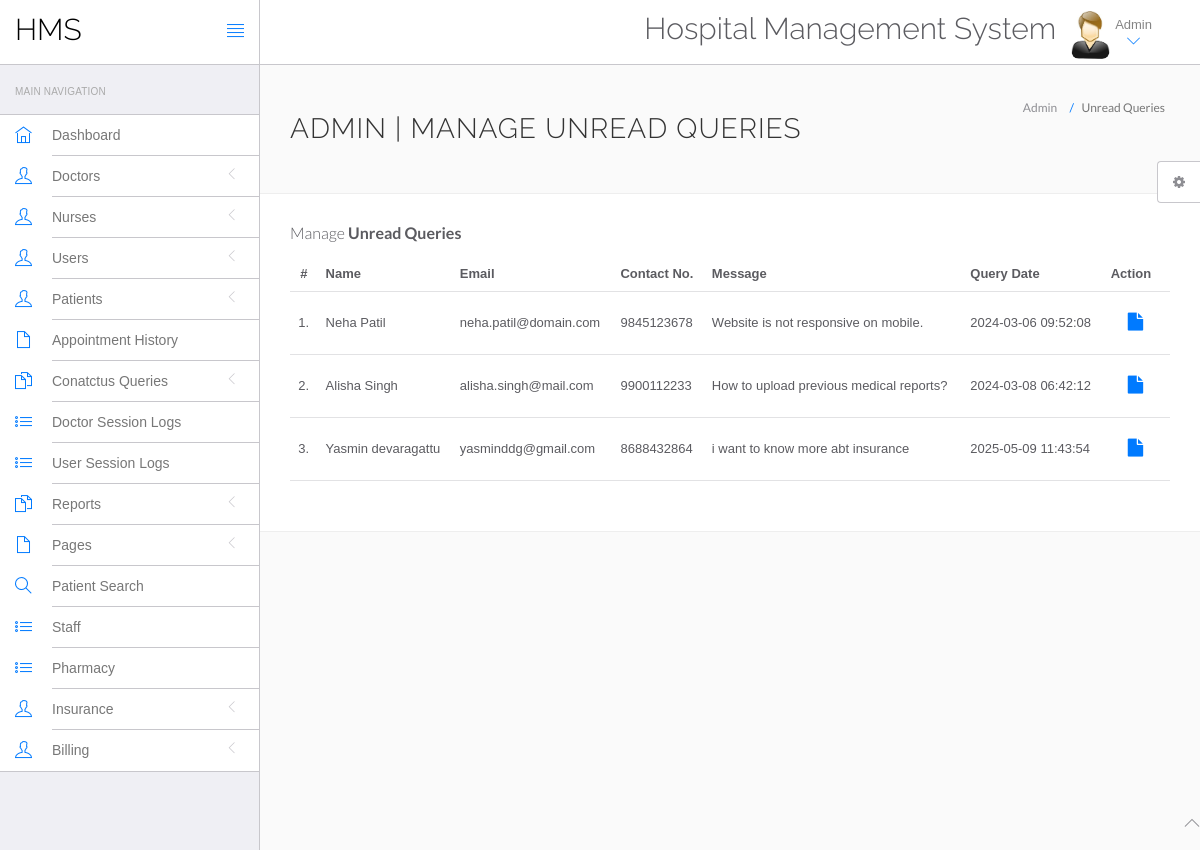
The app's page /hms/admin/unread-queries.php (signed in) with its own data.
### tables this page shows
CREATE TABLE `tblcontactus` (
  `id` int(11) NOT NULL,
  `fullname` varchar(100) DEFAULT NULL,
  `email` varchar(100) DEFAULT NULL,
  `contactno` bigint(20) DEFAULT NULL,
  `message` text DEFAULT NULL,
  `postingDate` timestamp NOT NULL DEFAULT current_timestamp(),
  `adminRemark` text DEFAULT NULL,
  `lastupdationDate` timestamp NOT NULL DEFAULT current_timestamp() ON UPDATE current_timestamp(),
  `isRead` int(11) DEFAULT NULL
);

### hms/admin/unread-queries.php (the view, shortened to what this page needs)
<?php
include('include/config.php');
if(strlen($_SESSION['id']==0)) {
 header('location:logout.php');
  } else{
?>
<!DOCTYPE html>
<html lang="en">
	<head>
		<link rel="stylesheet" href="vendor/bootstrap/css/bootstrap.min.css">
		<link rel="stylesheet" href="vendor/fontawesome/css/font-awesome.min.css">
		<link rel="stylesheet" href="vendor/themify-icons/themify-icons.min.css">
		<link href="vendor/animate.css/animate.min.css" rel="stylesheet" media="screen">
		<link href="vendor/perfect-scrollbar/perfect-scrollbar.min.css" rel="stylesheet" media="screen">
		<link href="vendor/switchery/switchery.min.css" rel="stylesheet" media="screen">
		<link href="vendor/bootstrap-touchspin/jquery.bootstrap-touchspin.min.css" rel="stylesheet" media="screen">
		<link href="vendor/select2/select2.min.css" rel="stylesheet" media="screen">
		<link href="vendor/bootstrap-datepicker/bootstrap-datepicker3.standalone.min.css" rel="stylesheet" media="screen">
		<link href="vendor/bootstrap-timepicker/bootstrap-timepicker.min.css" rel="stylesheet" media="screen">
		<link rel="stylesheet" href="assets/css/styles.css">
		<link rel="stylesheet" href="assets/css/plugins.css">
		<link rel="stylesheet" href="assets/css/themes/theme-1.css" id="skin_color" />
	</head>
	<body>
		<div id="app">
<?php include('include/sidebar.php');?>
			<div class="app-content">
						<?php include('include/header.php');?>
				<div class="main-content" >
					<div class="wrap-content container" id="container">
						<section id="page-title">
							<div class="row">
								<div class="col-sm-8">
									<h1 class="mainTitle">Admin | Manage Unread Queries</h1>
																	</div>
								<ol class="breadcrumb">
									<li>
										<span>Admin</span>
									</li>
									<li class="active">
										<span>Unread Queries</span>
									</li>
								</ol>
							</div>
						</section>
						<div class="container-fluid container-fullw bg-white">
									<div class="row">
								<div class="col-md-12">
									<h5 class="over-title margin-bottom-15">Manage <span class="text-bold">Unread Queries</span></h5>
									<table class="table table-hover" id="sample-table-1">
										<thead>
											<tr>
												<th class="center">#</th>
												<th>Name</th>
												<th class="hidden-xs">Email</th>
												<th>Contact No. </th>
												<th>Message </th>
												<th>Query Date</th>
												<th>Action</th>
											</tr>
										</thead>
										<tbody>
<?php
$sql=mysqli_query($con,"select * from tblcontactus where IsRead is null");
$cnt=1;
while($row=mysqli_fetch_array($sql))
{
?>
											<tr>
												<td class="center"><?php echo $cnt;?>.</td>
												<td class="hidden-xs"><?php echo $row['fullname'];?></td>
												<td><?php echo $row['email'];?></td>
												<td><?php echo $row['contactno'];?></td>
												<td><?php echo $row['message'];?></td>
												<td><?php echo $row['postingDate'];?></td>
												<td >
												<div class="visible-md visible-lg hidden-sm hidden-xs">
							<a href="query-details.php?id=<?php echo $row['id'];?>" class="btn btn-transparent btn-lg" title="View Details"><i class="fa fa-file"></i></a>
												</div>
												</td>
											</tr>
											<?php
$cnt=$cnt+1;
											 }?>
										</tbody>
									</table>
								</div>
							</div>
								</div>
							</div>
						</div>
					</div>
				</div>
	<?php include('include/footer.php');?>
	<?php include('include/setting.php');?>
	</body>
</html>
<?php } ?>

### hms/admin/assets/css/themes/theme-1.css (style rules this page uses)
body { background: #FAFAFA; }

### records on screen
tblcontactus: fullname "Neha Patil", email "neha.patil@domain.com", contactno "9845123678", message "Website is not responsive on mobile.", postingDate "2024-03-06 09:52:08"
tblcontactus: fullname "Alisha Singh", email "alisha.singh@mail.com", contactno "9900112233", message "How to upload previous medical reports?", postingDate "2024-03-08 06:42:12"
tblcontactus: fullname "Yasmin devaragattu", email "yasminddg@gmail.com", contactno "8688432864", message "i want to know more abt insurance", postingDate "2025-05-09 11:43:54"
